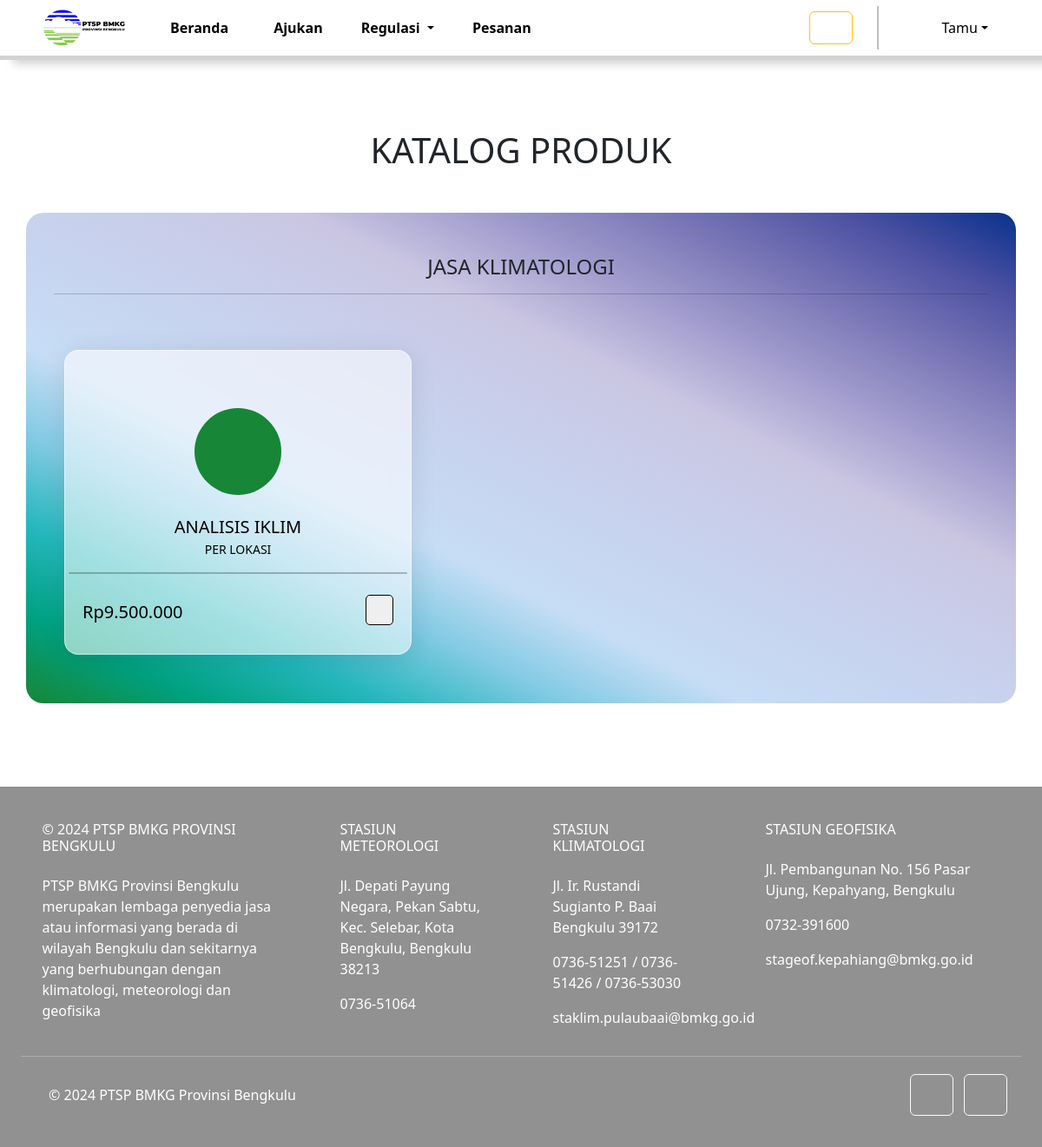
/src/user/partials/produk-jasa-klimatologi.php, run on the app's committed database.
### tables this page shows
CREATE TABLE `jasa` (
  `ID_Jasa` int(11) NOT NULL,
  `Foto_Jasa` blob NOT NULL,
  `Nama_Jasa` varchar(120) NOT NULL,
  `Deskripsi_Jasa` text NOT NULL,
  `Harga_Jasa` int(11) NOT NULL,
  `Pemilik_Jasa` enum('Instansi A','Instansi B','Instansi C') NOT NULL,
  `No_Rekening_Jasa` int(15) NOT NULL,
  `Kategori_Jasa` enum('Meteorologi','Klimatologi','Geofisika') NOT NULL,
  `Status_Jasa` enum('Tersedia','Tidak Tersedia') NOT NULL
);

### src/admin/config/databases.php (called while the page is built, shortened)
<?php
class Jasa
{
    private $koneksi;
    public function __construct($koneksi)
    {
        $this->koneksi = $koneksi;
    }
    public function tampilkanDataJasaKlimatologi()
    {
        $query = "SELECT * FROM jasa WHERE Kategori_Jasa = 'Klimatologi'";
        $result = $this->koneksi->query($query);
        if ($result->num_rows > 0) {
            $data = [];
            while ($baris = $result->fetch_assoc()) {
                $data[] = $baris;
            }
            return $data;
        } else {
            return null;
        }
    }
}

### src/user/partials/produk-jasa-klimatologi.php (the view, shortened to what this page needs)
<?php
include '../../admin/config/databases.php';
?>
<!DOCTYPE html>
<html lang="en">
<head>
    <?php
    include('../partials/header.php');
    ?>
    <link rel="stylesheet" href="../assets/css/produk-informasi.css">
</head>
<body>
    <?php
    include('../partials/navbar.php');
    ?>
    <div class="container-fluid p-0" id="produk-informasi">
        <div class="container text-center">
            <div class="row">
                <h1 class="mb-5">KATALOG PRODUK</h1>
                <div class="col-md-12" id="informasi">
                    <h4 class="my-3">JASA KLIMATOLOGI
                        <hr>
                    </h4>
                    <div class="row pt-5 px-3">
                        <?php
                        $jasaModel = new Jasa($koneksi);
                        $dataJasaKlimatologi = $jasaModel->tampilkanDataJasaKlimatologi();
                        if (!empty($dataJasaKlimatologi)) {
                            foreach ($dataJasaKlimatologi as $jasaKlimatologi) {
                        ?>
                                <div class="col-md-4 mb-4 p-1" id="produk">
                                    <div class="card-product">
                                        <div class="card-info text-start ps-3 py-2">
                                            <button type="button" class="info p-0 border-0 bg-transparent" data-bs-toggle="modal" data-id="<?php echo $jasaKlimatologi['ID_Jasa']; ?>">
                                                <box-icon name='info-circle'></box-icon>
                                            </button>
                                        </div>
                                        <div class="card-img my-3">
                                            <span class="dot">
                                                <box-icon name='cloud-lightning' id="icon" color='rgba(255,255,255,0.9)' class="product"></box-icon>
                                            </span>
                                        </div>
                                        <div class="card-title"><?php echo $jasaKlimatologi['Nama_Jasa']; ?></div>
                                        <div class="card-subtitle"><?php echo $jasaKlimatologi['Deskripsi_Jasa']; ?></div>
                                        <hr class="card-divider">
                                        <div class="d-flex card-footer justify-content-between my-4 mx-3">
                                            <div class="card-price text-start"><span>Rp</span><?php echo number_format($jasaKlimatologi['Harga_Jasa'], 0, ',', '.'); ?></div>
                                            <div class="card-button">
                                                <form action="../../admin/config/add-cart-services-klimatologi.php" method="POST">
                                                    <button class="card-btn" type="submit" name="tambah_keranjang">
                                                    </button>
                                                </form>
                                            </div>
                                        </div>
                                    </div>
                                </div>
                        <?php
                            }
                        } else {
                            echo "<div class='fw-bold' style='margin-top: -30px; border: 2px solid purple; width: 20%; margin-left: 50%; transform: translateX(-50%); border-radius: 15px; box-shadow: 2px 4px 10px rgba(0, 0, 0, 0.4); color: purple;'>Data Tidak Ditemukan!</div>";
                        }
                        ?>
                    </div>
                </div>
            </div>
        </div>
    </div>
    <?php
    include('../partials/footer.php');
    ?>
</body>
</html>

### src/user/assets/css/navbar.css (style rules this page uses)
:root { --color-bmkg1: #08318d; --color-bmkg2: #178636; --color-default-abu: #d3d3d3; }

### src/user/assets/css/produk-informasi.css (style rules this page uses)
body { padding: 0; margin: 0; }
#produk-informasi.container-fluid { margin: 5rem 0 1rem 0; padding: 0; }
#informasi, #jasa { background-image: linear-gradient( to left bottom, #08318d, #4e52a2, #7a77b7, #a29dcd, #cac6e2, #c8ceea, #c7d5f0, #c6ddf5, #81cae3, #25b7bd, #00a181, #178636 ); border-radius: 20px; margin-bottom: 5rem; padding: 2rem; height: 100%; }
#produk.col-md-4 { width: 400px; margin: 0 0.5rem 0 0.5rem; background: rgba(255, 255, 255, 0.57); border-radius: 16px; box-shadow: 0 4px 30px rgba(0, 0, 0, 0.1); backdrop-filter: blur(9.8px); -webkit-backdrop-filter: blur(9.8px); border: 1px solid rgba(255, 255, 255, 0.51); }
.dot { display: inline-flex; justify-content: center; align-items: center; width: 100px; height: 100px; background-color: #178636; padding: 1rem; border-radius: 50%; }
.product { width: 100px; height: 100px; }
.card-product { height: 100%; }
.card-title { font-size: 20px; font-weight: 500; text-align: center; color: black; }
.card-subtitle { font-size: 14px; font-weight: 400; color: black; }
.card-divider { width: 100%; border: 1px solid black; border-radius: 50px; }
.card-footer { display: flex; flex-direction: row; justify-content: space-between; align-items: center; }
.card-price { font-size: 20px; font-weight: 500; color: black; }
.card-price span { font-size: 20px; font-weight: 500; color: black; }
.card-btn { height: 35px; border: 1px solid black; border-radius: 5px; padding: 0 15px; transition: all 0.3s; }

### data on the page
jasa: Nama_Jasa "ANALISIS IKLIM", Deskripsi_Jasa "PER LOKASI", Harga_Jasa "9.500.000"
